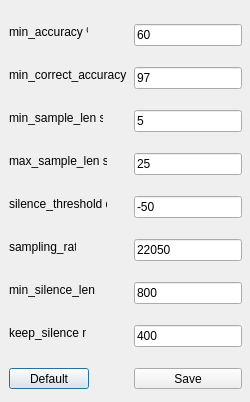
<?xml version="1.0" encoding="UTF-8"?>
<ui version="4.0">
 <class>Dialog</class>
 <widget class="QDialog" name="Dialog">
  <property name="geometry">
   <rect>
    <x>0</x>
    <y>0</y>
    <width>250</width>
    <height>402</height>
   </rect>
  </property>
  <property name="windowTitle">
   <string>Dialog</string>
  </property>
  <widget class="QPushButton" name="defaultBt">
   <property name="geometry">
    <rect>
     <x>9</x>
     <y>368</y>
     <width>80</width>
     <height>21</height>
    </rect>
   </property>
   <property name="text">
    <string>Default</string>
   </property>
  </widget>
  <widget class="QPushButton" name="saveBt">
   <property name="geometry">
    <rect>
     <x>134</x>
     <y>368</y>
     <width>108</width>
     <height>21</height>
    </rect>
   </property>
   <property name="text">
    <string>Save</string>
   </property>
  </widget>
  <widget class="QLabel" name="minAccuracyLabel">
   <property name="geometry">
    <rect>
     <x>9</x>
     <y>24</y>
     <width>79</width>
     <height>16</height>
    </rect>
   </property>
   <property name="text">
    <string>min_accuracy %</string>
   </property>
  </widget>
  <widget class="QLineEdit" name="minAccuracyTE">
   <property name="geometry">
    <rect>
     <x>134</x>
     <y>24</y>
     <width>108</width>
     <height>22</height>
    </rect>
   </property>
   <property name="text">
    <string>60</string>
   </property>
  </widget>
  <widget class="QLabel" name="minCorrectAccuracyLabel">
   <property name="geometry">
    <rect>
     <x>9</x>
     <y>67</y>
     <width>119</width>
     <height>16</height>
    </rect>
   </property>
   <property name="text">
    <string>min_correct_accuracy %</string>
   </property>
  </widget>
  <widget class="QLineEdit" name="minCorrectAccuracyTE">
   <property name="geometry">
    <rect>
     <x>134</x>
     <y>67</y>
     <width>108</width>
     <height>22</height>
    </rect>
   </property>
   <property name="text">
    <string>97</string>
   </property>
  </widget>
  <widget class="QLabel" name="minSampleLenLabel">
   <property name="geometry">
    <rect>
     <x>9</x>
     <y>110</y>
     <width>94</width>
     <height>16</height>
    </rect>
   </property>
   <property name="text">
    <string>min_sample_len sec</string>
   </property>
  </widget>
  <widget class="QLineEdit" name="minSampleLenTE">
   <property name="geometry">
    <rect>
     <x>134</x>
     <y>110</y>
     <width>108</width>
     <height>22</height>
    </rect>
   </property>
   <property name="text">
    <string>5</string>
   </property>
  </widget>
  <widget class="QLabel" name="maxSampleLenLabel">
   <property name="geometry">
    <rect>
     <x>9</x>
     <y>153</y>
     <width>98</width>
     <height>16</height>
    </rect>
   </property>
   <property name="text">
    <string>max_sample_len sec</string>
   </property>
  </widget>
  <widget class="QLineEdit" name="maxSampleLenTE">
   <property name="geometry">
    <rect>
     <x>134</x>
     <y>153</y>
     <width>108</width>
     <height>22</height>
    </rect>
   </property>
   <property name="text">
    <string>25</string>
   </property>
  </widget>
  <widget class="QLabel" name="silenceThresholdLabel">
   <property name="geometry">
    <rect>
     <x>9</x>
     <y>196</y>
     <width>98</width>
     <height>16</height>
    </rect>
   </property>
   <property name="text">
    <string>silence_threshold db</string>
   </property>
  </widget>
  <widget class="QLineEdit" name="silenceThresholdTE">
   <property name="geometry">
    <rect>
     <x>134</x>
     <y>196</y>
     <width>108</width>
     <height>22</height>
    </rect>
   </property>
   <property name="text">
    <string>-50</string>
   </property>
  </widget>
  <widget class="QLabel" name="samplingRateLabel">
   <property name="geometry">
    <rect>
     <x>9</x>
     <y>239</y>
     <width>67</width>
     <height>16</height>
    </rect>
   </property>
   <property name="text">
    <string>sampling_rate</string>
   </property>
  </widget>
  <widget class="QLineEdit" name="samplingRateTE">
   <property name="geometry">
    <rect>
     <x>134</x>
     <y>239</y>
     <width>108</width>
     <height>22</height>
    </rect>
   </property>
   <property name="text">
    <string>22050</string>
   </property>
  </widget>
  <widget class="QLabel" name="minSilenceLenLabel">
   <property name="geometry">
    <rect>
     <x>9</x>
     <y>282</y>
     <width>90</width>
     <height>16</height>
    </rect>
   </property>
   <property name="text">
    <string>min_silence_len ms</string>
   </property>
  </widget>
  <widget class="QLineEdit" name="minSilenceLenTE">
   <property name="geometry">
    <rect>
     <x>134</x>
     <y>282</y>
     <width>108</width>
     <height>22</height>
    </rect>
   </property>
   <property name="text">
    <string>800</string>
   </property>
  </widget>
  <widget class="QLabel" name="keepSilenceLabel">
   <property name="geometry">
    <rect>
     <x>9</x>
     <y>325</y>
     <width>77</width>
     <height>16</height>
    </rect>
   </property>
   <property name="text">
    <string>keep_silence ms</string>
   </property>
  </widget>
  <widget class="QLineEdit" name="keepSilenceTE">
   <property name="geometry">
    <rect>
     <x>134</x>
     <y>325</y>
     <width>108</width>
     <height>22</height>
    </rect>
   </property>
   <property name="text">
    <string>400</string>
   </property>
  </widget>
 </widget>
 <resources/>
 <connections/>
</ui>
